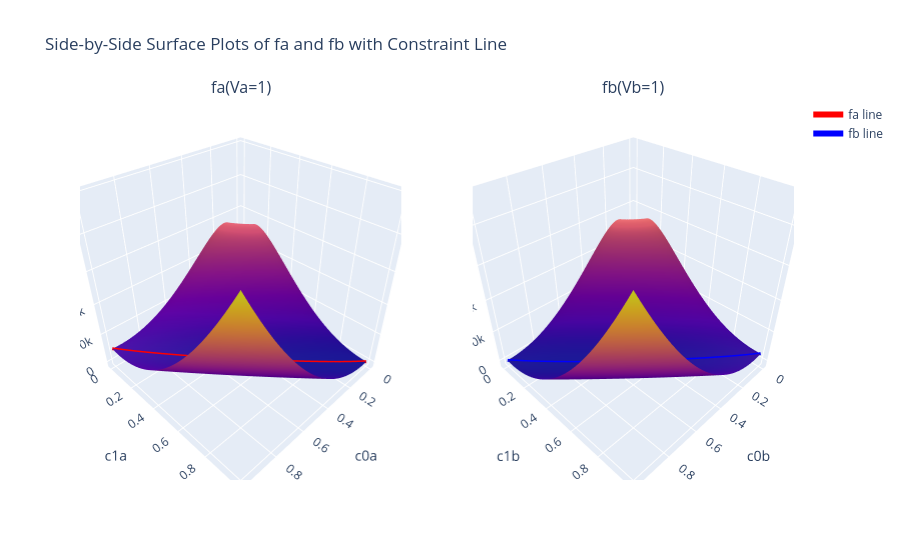

Here is the notebook cell this chart was saved with:
### Markdown cell above
Now we examine the complete space of $f^a$ and $f^b$ and show the previous curves as the valley in the surface:

### Code cell
# Create meshgrid
X, Y = np.meshgrid(x_values, x_values)

# Calculate Z values for fa and fb
Za = fa(Va=1, c0a=X.ravel(), c1a=Y.ravel()).reshape(X.shape)
Zb = fb(Vb=1, c0b=X.ravel(), c1b=Y.ravel()).reshape(X.shape)

# Line values for the constraint c0a + c1a = 1 (i.e., c1a = 1 - c0a)
fa_line = Fa
fb_line = Fb

# Create subplots for side-by-side surfaces
fig = make_subplots(
    rows=1, cols=2,
    subplot_titles=('fa(Va=1)', 'fb(Vb=1)'),
    specs=[[{'type': 'surface'}, {'type': 'surface'}]]
)

# Add surface traces
fig.add_trace(go.Surface(z=Za, x=x_values, y=x_values, name='fa surface', showscale=False), row=1, col=1)
fig.add_trace(go.Surface(z=Zb, x=x_values, y=x_values, name='fb surface', showscale=False), row=1, col=2)

# Add line traces on top of each surface
fig.add_trace(go.Scatter3d(x=x_values, y=1-x_values, z=fa_line,
    mode='lines', line=dict(color='red', width=6), name='fa line'), row=1, col=1)

fig.add_trace(go.Scatter3d(x=x_values, y=1-x_values, z=fb_line,
    mode='lines', line=dict(color='blue', width=6), name='fb line'), row=1, col=2)

# Update layout for both subplots
fig.update_layout(
    title='Side-by-Side Surface Plots of fa and fb with Constraint Line',
    scene1=dict(xaxis_title='c0a', yaxis_title='c1a', zaxis_title='fa'),
    scene2=dict(xaxis_title='c0b', yaxis_title='c1b', zaxis_title='fb'),
)

fig.show()
